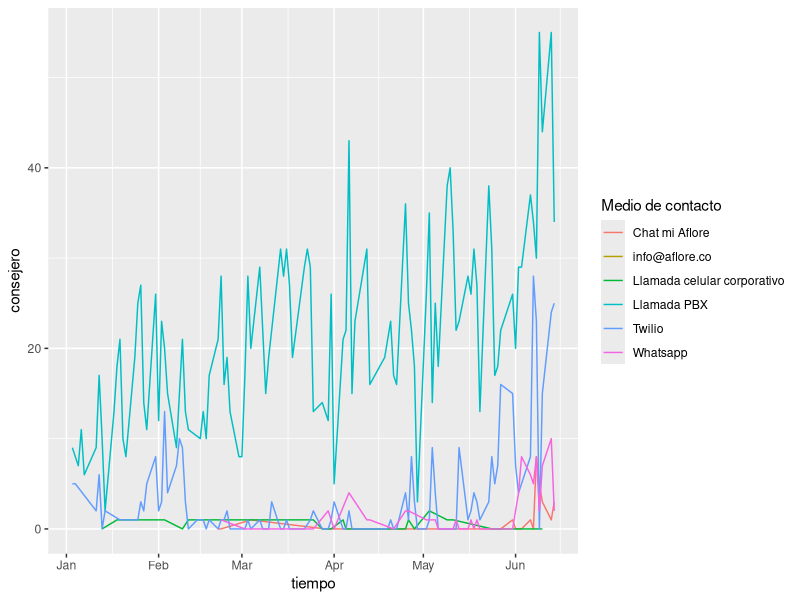
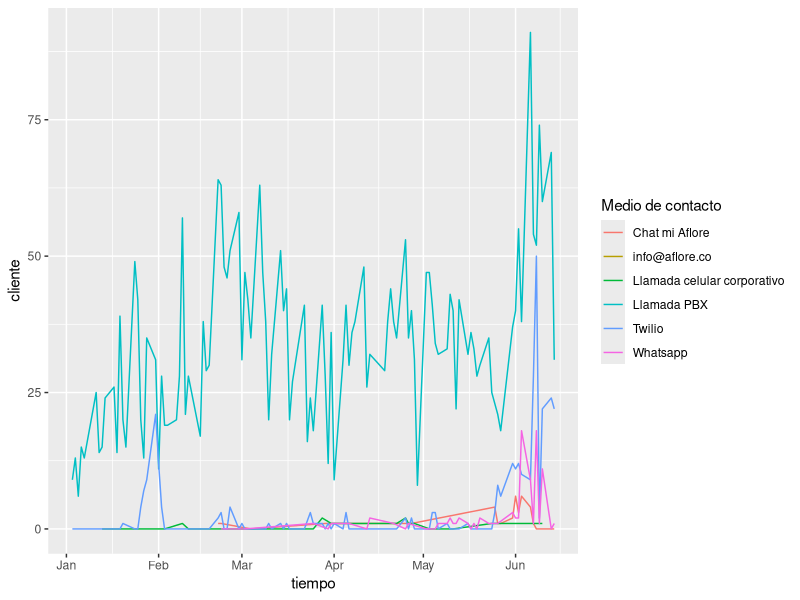
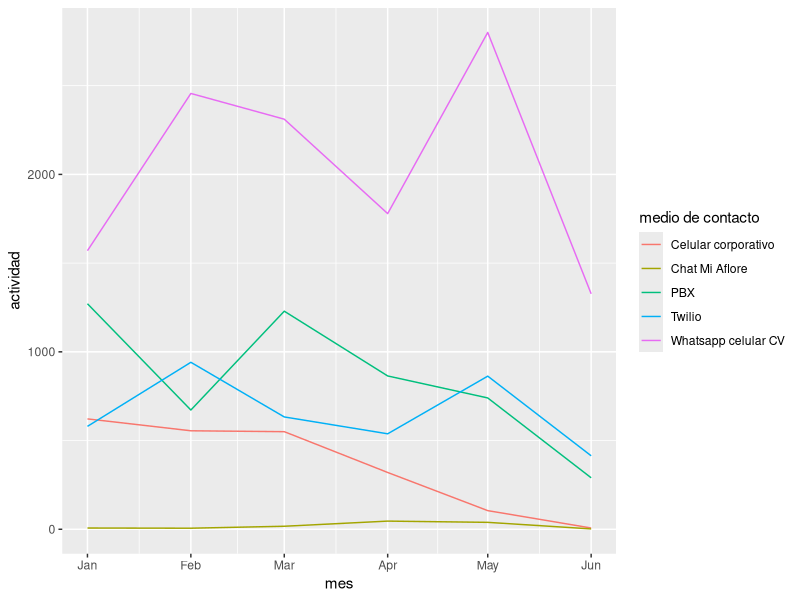

Source code (R) for these figures, in order:
library(readxl)
library(dplyr)
library(lubridate)
library(tidyr)
library(writexl)
library(ggplot2)
library(plyr)
# extrayendo la data de los usuarios de voximplant kit
data<-read_xlsx("data.xlsx")
a<-seq(1,244,by=4)
b<-seq(2,245,by=4)
c<-seq(3,245,by=4)
d<-seq(4,245,by=4)
nombres<-data[a,1]
correo<-data[b,1]
cargo<-data[c,1]
funcion<-data[d,1]

data_voximplant<-cbind(nombres,correo,cargo,funcion)
colnames(data_voximplant)<-c("nombres","correos","cargos","funcion")
write_xlsx(data_voximplant,"usuariosa_voximplant.xlsx")
#----------------------------------------------------------

data_forms<-read_xlsx("form_medio_tipo.xlsx")

data_forms %>% ggplot(aes(x=tiempo,y=consejero,color=`Medio de contacto`))+geom_line()
data_forms %>% ggplot(aes(x=tiempo,y=cliente,color=`Medio de contacto`))+geom_line()

#----------------------------------------------------------
gestion<-read_xlsx("gestioncomercial.xlsx")
gestion$mes<-as.Date(gestion$mes)

#----- mayo ------#
mayo<-rbind.fill(
gestion %>% filter(mes=="2022-05-01"),
gestion %>% filter(mes=="2022-05-01") %>%
   summarise(mes="mes",`medio de contacto`="medio de contacto",
             actividad=sum(actividad),activacion=sum(activacion),total=sum(total))
)

mayo_tabla<-gestion %>% filter(mes=="2022-05-01") %>% mutate(porcentaje.actividad=actividad/sum(actividad)*100,
                                                 porcentaje.activacion=activacion/sum(activacion)*100,
                                                 porcentaje.total=total/sum(total)*100)

#----- junio ------#
junio<-rbind.fill(
  gestion %>% filter(mes=="2022-06-01"),
  gestion %>% filter(mes=="2022-06-01") %>%
    summarise(mes="mes",`medio de contacto`="medio de contacto",
              actividad=sum(actividad),activacion=sum(activacion),total=sum(total))
)

junio_tabla<-gestion %>% filter(mes=="2022-06-01") %>% mutate(porcentaje.actividad=actividad/sum(actividad)*100,
                                                 porcentaje.activacion=activacion/sum(activacion)*100,
                                                 porcentaje.total=total/sum(total)*100)

write_xlsx( rbind(mayo_tabla,junio_tabla),"porcentajes_mayo_junio.xlsx")
#------------
gestion %>% ggplot(aes(x=mes,y=actividad,color=`medio de contacto`))+geom_line()
